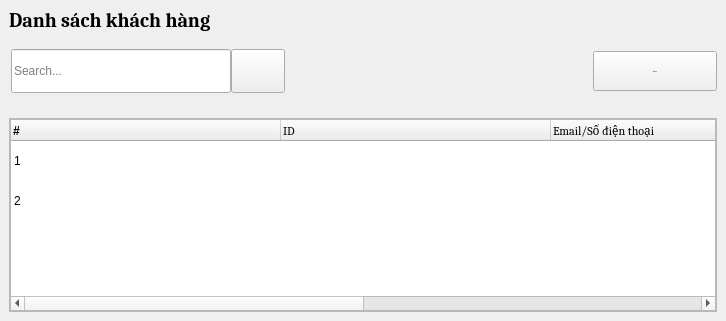
         <widget class="QWidget" name="page_5">
          <layout class="QGridLayout" name="gridLayout_6">
           <property name="leftMargin">
            <number>0</number>
           </property>
           <property name="topMargin">
            <number>0</number>
           </property>
           <property name="rightMargin">
            <number>0</number>
           </property>
           <property name="bottomMargin">
            <number>0</number>
           </property>
           <property name="verticalSpacing">
            <number>0</number>
           </property>
           <item row="0" column="0">
            <widget class="QWidget" name="widget" native="true">
             <layout class="QGridLayout" name="gridLayout_4">
              <property name="leftMargin">
               <number>0</number>
              </property>
              <property name="topMargin">
               <number>0</number>
              </property>
              <property name="rightMargin">
               <number>0</number>
              </property>
              <property name="bottomMargin">
               <number>0</number>
              </property>
              <property name="horizontalSpacing">
               <number>0</number>
              </property>
              <property name="verticalSpacing">
               <number>6</number>
              </property>
              <item row="0" column="0">
               <widget class="QWidget" name="titleContainer_2" native="true">
                <property name="minimumSize">
                 <size>
                  <width>0</width>
                  <height>0</height>
                 </size>
                </property>
                <layout class="QGridLayout" name="gridLayout_13">
                 <item row="0" column="0">
                  <widget class="QWidget" name="widget_12123" native="true">
                   <layout class="QVBoxLayout" name="verticalLayout_17">
                    <property name="leftMargin">
                     <number>0</number>
                    </property>
                    <property name="topMargin">
                     <number>0</number>
                    </property>
                    <property name="rightMargin">
                     <number>0</number>
                    </property>
                    <property name="bottomMargin">
                     <number>10</number>
                    </property>
                    <item>
                     <widget class="QLabel" name="label_2">
                      <property name="font">
                       <font>
                        <family>Cambria</family>
                        <pointsize>15</pointsize>
                        <bold>true</bold>
                       </font>
                      </property>
                      <property name="text">
                       <string>Danh sách khách hàng</string>
                      </property>
                     </widget>
                    </item>
                   </layout>
                  </widget>
                 </item>
                 <item row="1" column="0">
                  <widget class="QWidget" name="widget_13" native="true">
                   <layout class="QHBoxLayout" name="horizontalLayout_10">
                    <property name="spacing">
                     <number>0</number>
                    </property>
                    <property name="leftMargin">
                     <number>0</number>
                    </property>
                    <property name="topMargin">
                     <number>0</number>
                    </property>
                    <property name="rightMargin">
                     <number>0</number>
                    </property>
                    <property name="bottomMargin">
                     <number>0</number>
                    </property>
                    <item>
                     <widget class="QWidget" name="searchBoxContainer_5" native="true">
                      <layout class="QHBoxLayout" name="horizontalLayout_21">
                       <property name="spacing">
                        <number>0</number>
                       </property>
                       <property name="leftMargin">
                        <number>0</number>
                       </property>
                       <property name="topMargin">
                        <number>1</number>
                       </property>
                       <property name="rightMargin">
                        <number>0</number>
                       </property>
                       <property name="bottomMargin">
                        <number>1</number>
                       </property>
                       <item>
                        <layout class="QHBoxLayout" name="searchBox_2">
                         <property name="spacing">
                          <number>0</number>
                         </property>
                         <property name="leftMargin">
                          <number>2</number>
                         </property>
                         <item>
                          <widget class="QLineEdit" name="search_input_customer">
                           <property name="minimumSize">
                            <size>
                             <width>220</width>
                             <height>44</height>
                            </size>
                           </property>
                           <property name="placeholderText">
                            <string>Search...</string>
                           </property>
                          </widget>
                         </item>
                         <item>
                          <widget class="QPushButton" name="search_btn_customer">
                           <property name="sizePolicy">
                            <sizepolicy hsizetype="Preferred" vsizetype="Preferred">
                             <horstretch>0</horstretch>
                             <verstretch>0</verstretch>
                            </sizepolicy>
                           </property>
                           <property name="minimumSize">
                            <size>
                             <width>54</width>
                             <height>40</height>
                            </size>
                           </property>
                           <property name="maximumSize">
                            <size>
                             <width>40</width>
                             <height>16777215</height>
                            </size>
                           </property>
                           <property name="cursor">
                            <cursorShape>PointingHandCursor</cursorShape>
                           </property>
                           <property name="text">
                            <string/>
                           </property>
                           <property name="icon">
                            <iconset resource="../resource.qrc">
                             <normaloff>:/icon/resources/icon/search-13-48.ico</normaloff>:/icon/resources/icon/search-13-48.ico</iconset>
                           </property>
                          </widget>
                         </item>
                        </layout>
                       </item>
                      </layout>
                     </widget>
                    </item>
                    <item>
                     <spacer name="horizontalSpacer_8">
                      <property name="orientation">
                       <enum>Qt::Horizontal</enum>
                      </property>
                      <property name="sizeHint" stdset="0">
                       <size>
                        <width>308</width>
                        <height>20</height>
                       </size>
                      </property>
                     </spacer>
                    </item>
                    <item>
                     <widget class="QWidget" name="widget_16" native="true">
                      <property name="minimumSize">
                       <size>
                        <width>100</width>
                        <height>0</height>
                       </size>
                      </property>
                      <layout class="QVBoxLayout" name="verticalLayout_18">
                       <property name="spacing">
                        <number>0</number>
                       </property>
                       <property name="leftMargin">
                        <number>0</number>
                       </property>
                       <property name="topMargin">
                        <number>0</number>
                       </property>
                       <property name="rightMargin">
                        <number>0</number>
                       </property>
                       <property name="bottomMargin">
                        <number>0</number>
                       </property>
                       <item>
                        <widget class="QPushButton" name="btn_add_customer">
                         <property name="minimumSize">
                          <size>
                           <width>124</width>
                           <height>40</height>
                          </size>
                         </property>
                         <property name="font">
                          <font>
                           <family>Cambria</family>
                           <pointsize>-1</pointsize>
                          </font>
                         </property>
                         <property name="cursor">
                          <cursorShape>PointingHandCursor</cursorShape>
                         </property>
                         <property name="text">
                          <string>Thêm mới</string>
                         </property>
                         <property name="icon">
                          <iconset resource="../resource.qrc">
                           <normaloff>:/icon/resources/icon/plus-solid.svg</normaloff>:/icon/resources/icon/plus-solid.svg</iconset>
                         </property>
                         <property name="autoRepeatInterval">
                          <number>100</number>
                         </property>
                        </widget>
                       </item>
                      </layout>
                     </widget>
                    </item>
                   </layout>
                  </widget>
                 </item>
                </layout>
               </widget>
              </item>
              <item row="1" column="0">
               <widget class="QWidget" name="tableContainer_2" native="true">
                <property name="sizePolicy">
                 <sizepolicy hsizetype="Preferred" vsizetype="Preferred">
                  <horstretch>0</horstretch>
                  <verstretch>0</verstretch>
                 </sizepolicy>
                </property>
                <layout class="QGridLayout" name="gridLayout_14">
                 <item row="0" column="0">
                  <widget class="QFrame" name="tableUserContainer_2">
                   <property name="frameShape">
                    <enum>QFrame::StyledPanel</enum>
                   </property>
                   <property name="frameShadow">
                    <enum>QFrame::Raised</enum>
                   </property>
                   <layout class="QGridLayout" name="gridLayout_15">
                    <property name="leftMargin">
                     <number>0</number>
                    </property>
                    <property name="topMargin">
                     <number>0</number>
                    </property>
                    <property name="rightMargin">
                     <number>0</number>
                    </property>
                    <property name="bottomMargin">
                     <number>0</number>
                    </property>
                    <property name="spacing">
                     <number>0</number>
                    </property>
                    <item row="0" column="0">
                     <widget class="QTableWidget" name="table_category_2">
                      <property name="enabled">
                       <bool>true</bool>
                      </property>
                      <property name="cursor" stdset="0">
                       <cursorShape>PointingHandCursor</cursorShape>
                      </property>
                      <property name="focusPolicy">
                       <enum>Qt::NoFocus</enum>
                      </property>
                      <property name="acceptDrops">
                       <bool>false</bool>
                      </property>
                      <property name="frameShape">
                       <enum>QFrame::StyledPanel</enum>
                      </property>
                      <property name="frameShadow">
                       <enum>QFrame::Sunken</enum>
                      </property>
                      <property name="showDropIndicator" stdset="0">
                       <bool>true</bool>
                      </property>
                      <property name="dragEnabled">
                       <bool>false</bool>
                      </property>
                      <property name="alternatingRowColors">
                       <bool>false</bool>
                      </property>
                      <property name="selectionMode">
                       <enum>QAbstractItemView::SingleSelection</enum>
                      </property>
                      <property name="selectionBehavior">
                       <enum>QAbstractItemView::SelectRows</enum>
                      </property>
                      <property name="iconSize">
                       <size>
                        <width>0</width>
                        <height>0</height>
                       </size>
                      </property>
                      <property name="textElideMode">
                       <enum>Qt::ElideRight</enum>
                      </property>
                      <property name="verticalScrollMode">
                       <enum>QAbstractItemView::ScrollPerItem</enum>
                      </property>
                      <property name="showGrid">
                       <bool>false</bool>
                      </property>
                      <property name="gridStyle">
                       <enum>Qt::NoPen</enum>
                      </property>
                      <property name="sortingEnabled">
                       <bool>false</bool>
                      </property>
                      <property name="rowCount">
                       <number>2</number>
                      </property>
                      <property name="columnCount">
                       <number>4</number>
                      </property>
                      <attribute name="horizontalHeaderVisible">
                       <bool>true</bool>
                      </attribute>
                      <attribute name="horizontalHeaderCascadingSectionResizes">
                       <bool>false</bool>
                      </attribute>
                      <attribute name="horizontalHeaderMinimumSectionSize">
                       <number>57</number>
                      </attribute>
                      <attribute name="horizontalHeaderDefaultSectionSize">
                       <number>270</number>
                      </attribute>
                      <attribute name="horizontalHeaderHighlightSections">
                       <bool>true</bool>
                      </attribute>
                      <attribute name="horizontalHeaderShowSortIndicator" stdset="0">
                       <bool>false</bool>
                      </attribute>
                      <attribute name="horizontalHeaderStretchLastSection">
                       <bool>true</bool>
                      </attribute>
                      <attribute name="verticalHeaderVisible">
                       <bool>false</bool>
                      </attribute>
                      <attribute name="verticalHeaderCascadingSectionResizes">
                       <bool>false</bool>
                      </attribute>
                      <attribute name="verticalHeaderMinimumSectionSize">
                       <number>21</number>
                      </attribute>
                      <attribute name="verticalHeaderDefaultSectionSize">
                       <number>40</number>
                      </attribute>
                      <attribute name="verticalHeaderHighlightSections">
                       <bool>true</bool>
                      </attribute>
                      <row/>
                      <row/>
                      <column>
                       <property name="text">
                        <string>#</string>
                       </property>
                       <property name="font">
                        <font>
                         <bold>true</bold>
                        </font>
                       </property>
                       <property name="textAlignment">
                        <set>AlignLeading|AlignVCenter</set>
                       </property>
                      </column>
                      <column>
                       <property name="text">
                        <string>ID</string>
                       </property>
                       <property name="font">
                        <font>
                         <family>Cambria</family>
                        </font>
                       </property>
                       <property name="textAlignment">
                        <set>AlignLeading|AlignVCenter</set>
                       </property>
                      </column>
                      <column>
                       <property name="text">
                        <string>Email/Số điện thoại</string>
                       </property>
                       <property name="font">
                        <font>
                         <family>Cambria</family>
                        </font>
                       </property>
                       <property name="textAlignment">
                        <set>AlignLeading|AlignVCenter</set>
                       </property>
                      </column>
                      <column>
                       <property name="text">
                        <string>Thao tác</string>
                       </property>
                       <property name="font">
                        <font>
                         <family>Cambria</family>
                        </font>
                       </property>
                       <property name="textAlignment">
                        <set>AlignLeading|AlignVCenter</set>
                       </property>
                      </column>
                      <item row="0" column="0">
                       <property name="text">
                        <string>1</string>
                       </property>
                      </item>
                      <item row="1" column="0">
                       <property name="text">
                        <string>2</string>
                       </property>
                      </item>
                     </widget>
                    </item>
                   </layout>
                  </widget>
                 </item>
                </layout>
               </widget>
              </item>
             </layout>
            </widget>
           </item>
          </layout>
         </widget>
